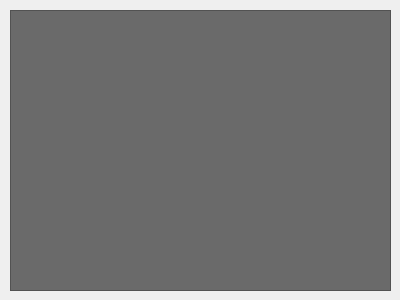
<?xml version="1.0" encoding="UTF-8"?>
<ui version="4.0">
 <class>ImageList</class>
 <widget class="QDialog" name="ImageList">
  <property name="geometry">
   <rect>
    <x>0</x>
    <y>0</y>
    <width>400</width>
    <height>300</height>
   </rect>
  </property>
  <property name="windowTitle">
   <string>Dialog</string>
  </property>
  <property name="styleSheet">
   <string notr="true">QMainWindow{
background-color:#253147;
}

QMenuBar{
background-color:#1d1d1d;
padding:5px;
	font: 12pt &quot;MS Shell Dlg 2&quot;;
}

QMenuBar::item{
background-color:#1d1d1d;
color:#fff;
padding:5px;

}

QMenu{
color:#fff;
padding:0;
}

QMenu::item:selected{
color:#fff;
background-color:#00aba9;
}

QGroupBox {
    background-color: #253147;
}

QTableWidget{
background-color:#3d3d3d;
color:#fff;
  selection-background-color: #da532c;
border:solid;
border-width:3px;
border-color:#da532c;
}
QHeaderView::section{
background-color:qlineargradient(spread:pad, x1:0, y1:0, x2:1, y2:0, stop:0 rgba(20, 158, 217, 255), stop:1 rgba(36, 158, 217, 255));
border:none;
border-top-style:solid;
border-width:1px;
border-top-color:qlineargradient(spread:pad, x1:0, y1:0, x2:1, y2:0, stop:0 rgba(20, 158, 217, 255), stop:1 rgba(36, 158, 217, 255));
color:#fff;

}
QHeaderView{
background-color:qlineargradient(spread:pad, x1:0, y1:0, x2:1, y2:0, stop:0 rgba(20, 158, 217, 255), stop:1 rgba(36, 158, 217, 255));

border:none;
border-top-style:solid;
border-width:1px;
border-top-color:#149ED9;
color:#fff;
	font: 75 12pt &quot;Calibri&quot;;
}

QTableCornerButton::section{
border:none;
background-color:#149ED9;
}

QListWidget{
background-color:#6A6A6A;
color:#fff;
}

QMenu{
background-color:#253147;
}
QStatusBar{
background-color:#253147;
color:#fff;
}

QPushButton{
border-style:solid;

background-color:#e3a21a;
color:#fff;
border-radius:7px;
}
QPushButton:hover{
color:#ccc;
	background-color: qlineargradient(spread:pad, x1:0.517, y1:0, x2:0.517, y2:1, stop:0 rgba(45, 45, 45, 255), stop:0.505682 rgba(45, 45, 45, 255), stop:1 rgba(29, 29, 29, 255));
	border-color:#2d89ef;
border-width:2px;
}

QPushButton:pressed{
background-color: qlineargradient(spread:pad, x1:0.517, y1:0, x2:0.517, y2:1, stop:0 rgba(29, 29, 29, 255), stop:0.505682 rgba(45, 45, 45, 255), stop:1 rgba(29, 29, 29, 255));
}


QTabWidget::tab{
background-color:#253147;
}

QLineEdit{
border-radius:0;
}

QProgressBar{
border-radius:0;
text-align:center;
color:#fff;
background-color:transparent;
border: 2px solid #e3a21a;
border-radius:7px;
	font: 75 12pt &quot;Open Sans&quot;;

}

QProgressBar::chunk{
background-color:#2d89ef;
width:20px;
}</string>
  </property>
  <widget class="QListWidget" name="imageListWidget">
   <property name="geometry">
    <rect>
     <x>10</x>
     <y>10</y>
     <width>381</width>
     <height>281</height>
    </rect>
   </property>
  </widget>
 </widget>
 <resources/>
 <connections/>
</ui>
